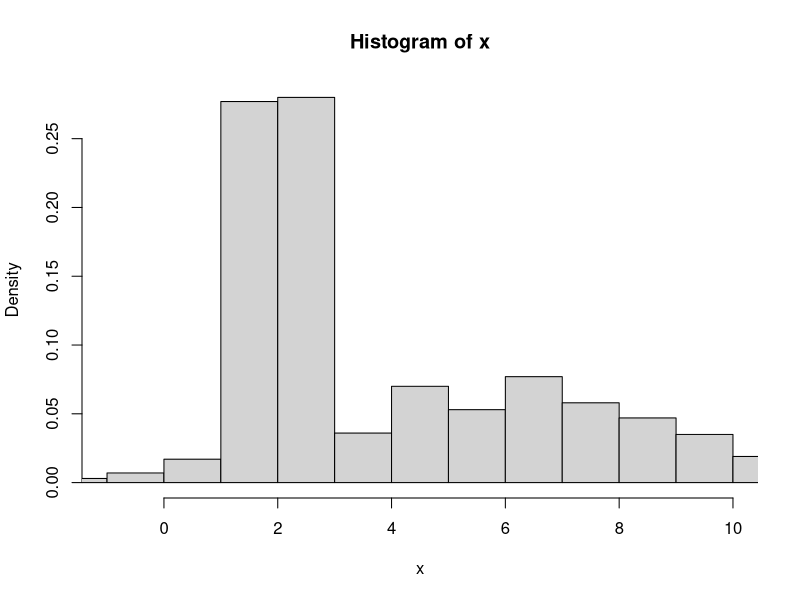
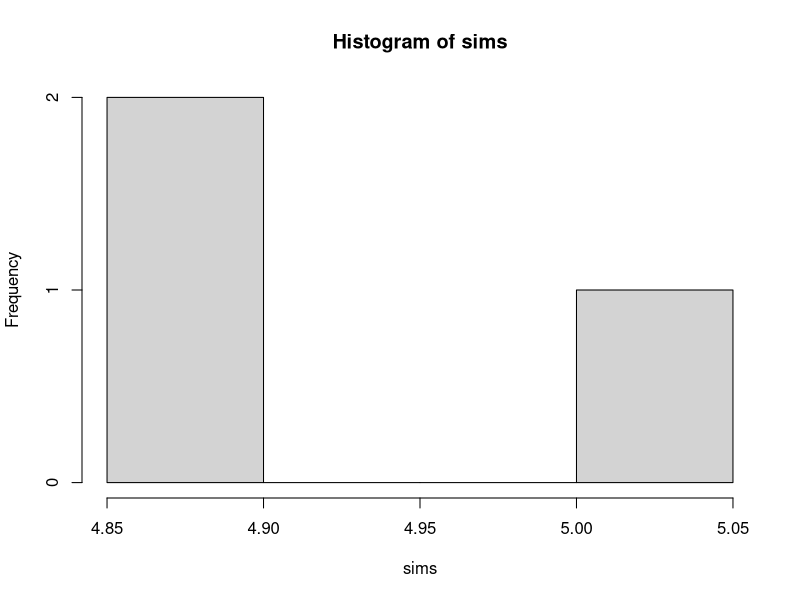

Source code (R) for these figures, in order: (Note: this script raises an error after producing the figures.)
library(truncnorm) 


set.seed(4289)


# step 1
x <- c(rtruncnorm(500, a=-Inf, b=Inf, mean=2, sd=0.001),
        rtruncnorm(500, a=-Inf, b=Inf, mean=6, sd=3))

# step 2

nn <- 0 
e <- rnorm(nn,0,3)

# step 3

y <- 2*x+e

# step 4
# Summary
mean(x)
sd(x)
hist(x, breaks = 18, freq = FALSE, xlim=c(-1,10))

# Problem 1-What happens to the probability density function as the standard 
# deviation of either of the peaks changes in the step 1? 
# What happens to the SD. of X as the means change? 
# Play around with the means and standard deviations to see.


nn <- 1000

#step 2-Set the number of simulations
runs<-3

#step 3-program a function that creates random variables and returns the mean
bimodal.run <- function(){
  x <- c(rtruncnorm(nn, a=-Inf, b=Inf, mean=2, sd=10),  rtruncnorm(nn, a=-Inf, b=Inf, mean=8, sd=10))
  e <- rnorm(nn,0,3)
  y <- 2*x+e
  data.frame(x = x, y = y)
  return(mean(x))
}



#step 4-run simulations from the step 3
sims <- replicate(runs,bimodal.run()) 
hist(sims)

hist(data$x)

cor(data$x,data$y)
plot(data$x,data$y,main="Scatterplot Example",xlab="x", ylab="y",pch=19)

lm(data$y~data$x)


rtruncnorm
